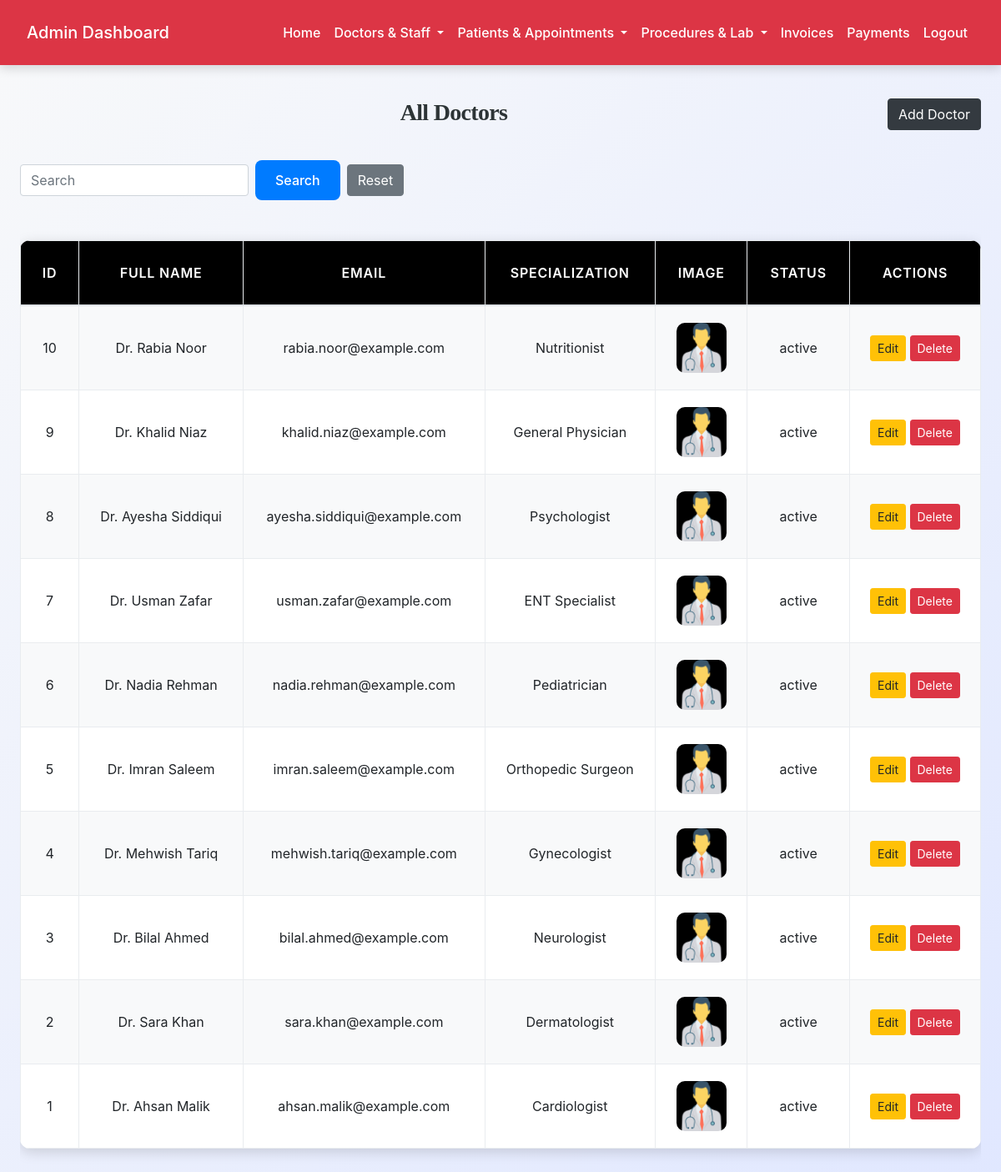
Before: /admin/view_doctors.php (signed in) with the older database file.
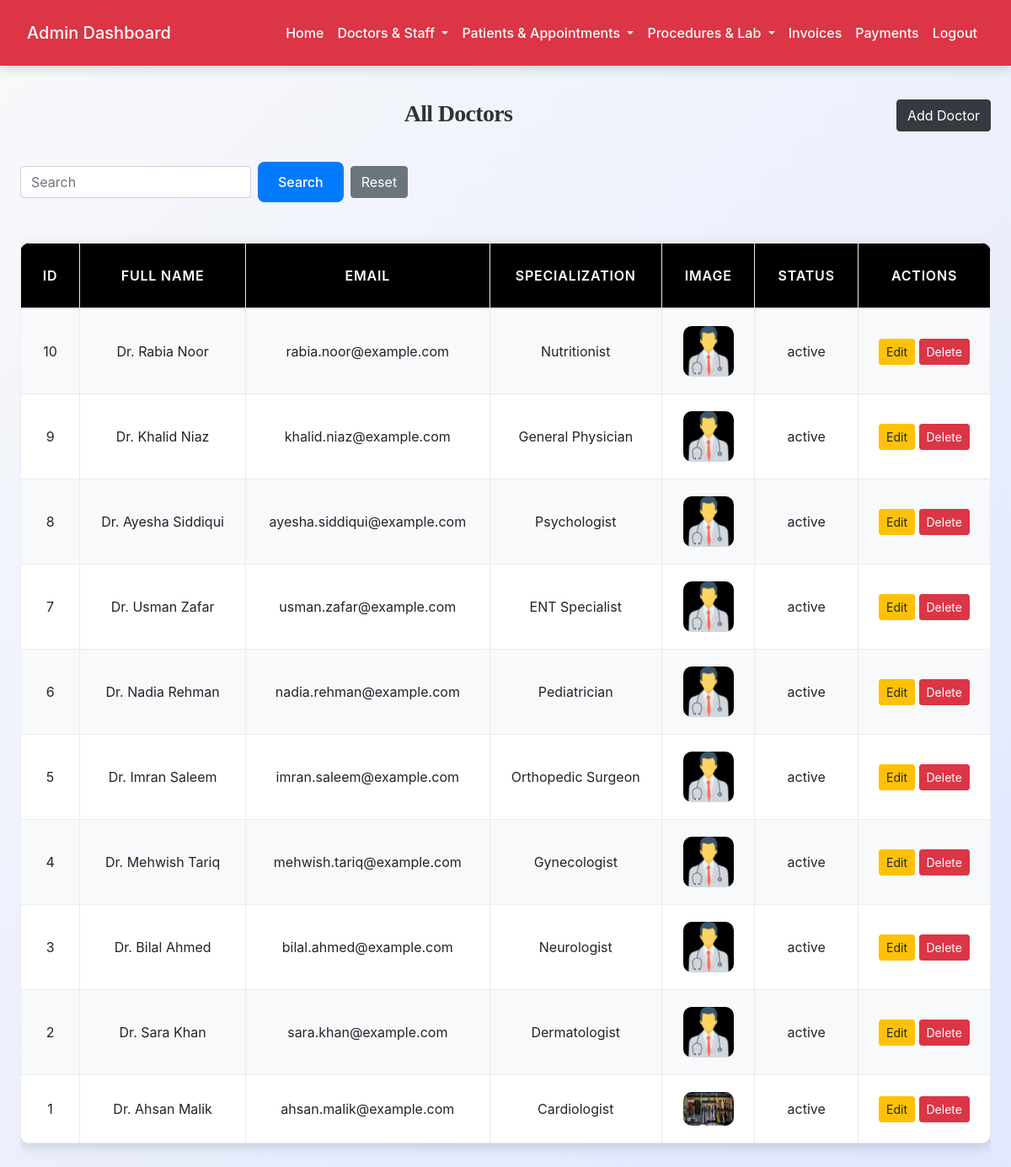
After: the same page with the newer database file.
### tables this page shows
CREATE TABLE `doctors` (
  `id` int(11) NOT NULL,
  `full_name` varchar(150) NOT NULL,
  `email` varchar(150) DEFAULT NULL,
  `phone` varchar(50) DEFAULT NULL,
  `password` varchar(255) DEFAULT NULL,
  `specialization` varchar(150) DEFAULT NULL,
  `qualification` varchar(150) DEFAULT NULL,
  `experience_years` int(11) DEFAULT NULL,
  `consultation_fee` decimal(10,2) DEFAULT NULL,
  `profile_image` varchar(255) DEFAULT NULL,
  `bio` text DEFAULT NULL,
  `status` enum('active','inactive','on_leave') DEFAULT 'active',
  `created_at` timestamp NOT NULL DEFAULT current_timestamp()
);

### admin/view_doctors.php (the view, shortened to what this page needs)
<?php
include('config.php');
$query = "SELECT * FROM doctors";
$query .= " ORDER BY id DESC";
$res = $conn->query($query);
?>
<!DOCTYPE html>
<html>
<head>
    <link rel="stylesheet" href="https://stackpath.bootstrapcdn.com/bootstrap/4.5.2/css/bootstrap.min.css">
    <link rel="stylesheet" href="../css/style.css">
</head>
<body>
<?php include('admin_navbar.php'); ?>
<div class="container mt-4">
    <a href="add_doctor.php" class="btn btn-dark float-right">Add Doctor</a>
    <h3>All Doctors</h3>
    <form method="GET" class="form-inline mb-3">
        <input type="text" name="search" placeholder="Search" class="form-control mr-2">
        <button class="btn btn-primary">Search</button>
        <a href="view_doctors.php" class="btn btn-secondary ml-2">Reset</a>
    </form>
    <div class="table-responsive">
        <table class="table table-bordered table-hover">
            <thead>
                <tr>
                    <th>ID</th>
                    <th>Full Name</th>
                    <th>Email</th>
                    <th>Specialization</th>
                    <th>Image</th>
                    <th>Status</th>
                    <th>Actions</th>
                </tr>
            </thead>
            <tbody>
                <?php
                if ($res->num_rows > 0) {
                    while ($row = $res->fetch_assoc()) {
                        echo "<tr>
                            <td>{$row['id']}</td>
                            <td>{$row['full_name']}</td>
                            <td>{$row['email']}</td>
                            <td>{$row['specialization']}</td>
                            <td><img src='{$row['profile_image']}' width='60'></td>
                            <td>{$row['status']}</td>
                            <td>
                                <a href='edit_doctor.php?id={$row['id']}' class='btn btn-warning btn-sm'>Edit</a>
                                <a href='view_doctors.php?delete_id={$row['id']}' onclick=\"return confirm('Delete this doctor?');\" class='btn btn-danger btn-sm'>Delete</a>
                            </td>
                        </tr>";
                    }
                } else {
                    echo "<tr><td colspan='7' class='text-center'>No doctors found.</td></tr>";
                }
                ?>
            </tbody>
        </table>
    </div>
</div>
</body>
</html>

Changed rows visible on the page:
changed doctors "Dr. Ahsan Malik": profile_image: a different picture
